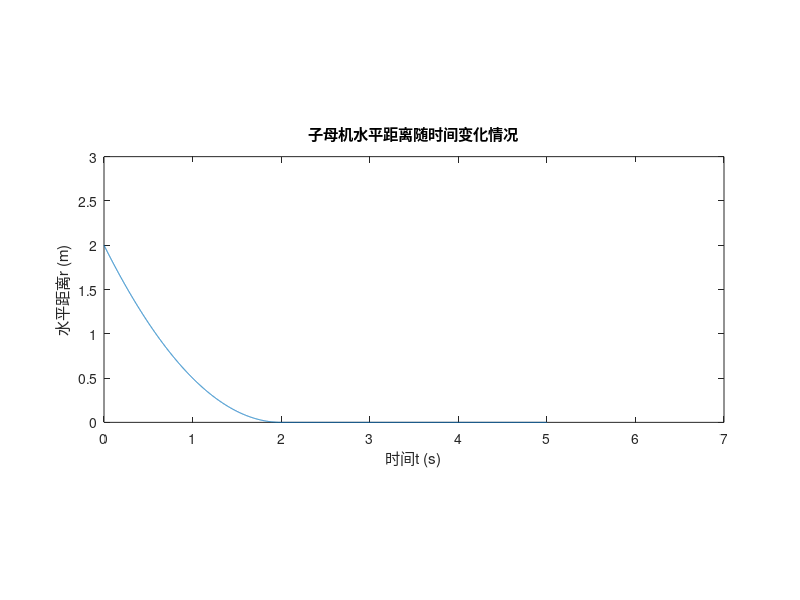
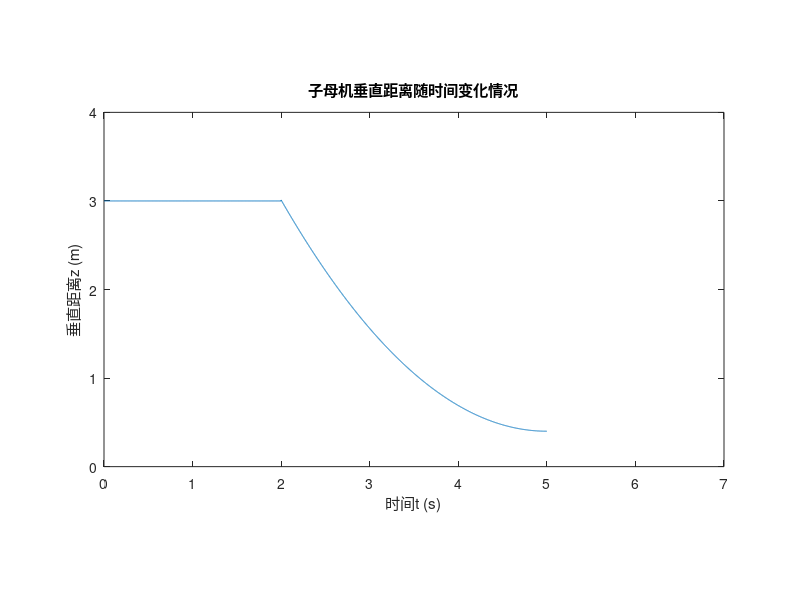
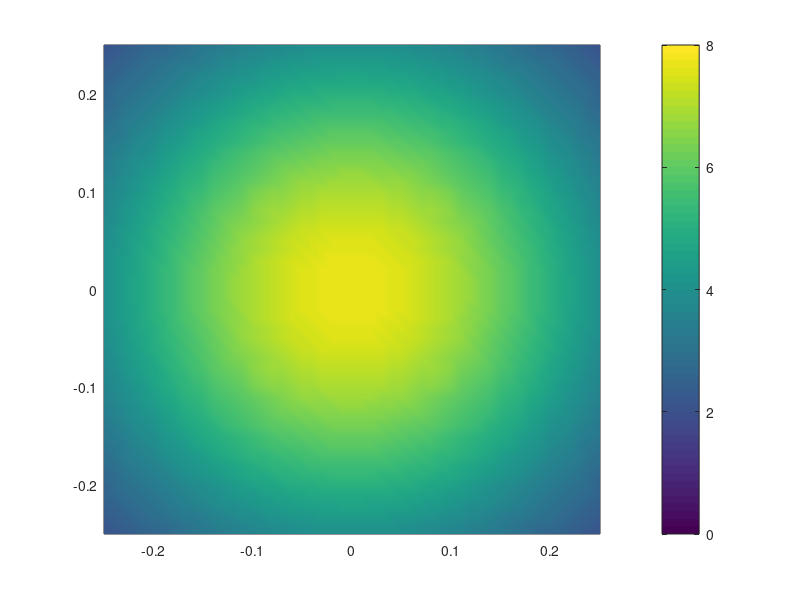

The MATLAB source for these figures, in order:
clear;
clc;
g=9.8;
M=0.6;  %子机质量600g
rou=1.21; %大气密度
A=pi*(0.1016/2)^2; %桨盘面积 桨盘直径10.16cm
L=0.19;  %轴距0.19m
T=M*g;
Cd=1.18;
Cax=3.612; 
Z0=-1.1353;
Crad=24.936;
%************************************************************************
t=(0:0.001:5);
r=zeros(1,length(t));
z=zeros(1,length(t));
b=0*(rand(1,length(t))-0.5);
for i=1:length(t)
  a=0.5*t(i)^2-2*t(i)+2;
   if t(i)<=2
      r(i)=a;
   else
       r(i)=b(i);
   end
   
end
figure(1);
plot(t,r);
axis equal;
axis([0 7 0 3]);
title('子母机水平距离随时间变化情况')
xlabel('时间t (s)')
ylabel('水平距离r (m)')
for i=1:length(t)
  if t(i)>=2
      z(i)=0.29*(t(i)-2)^2-1.74*(t(i)-2)+3.01;
      if t(i)>=5
       z(i)=0.4+b(i);
      end
   else
       z(i)=3+b(i);
   end
   
   
end
figure(2);
plot(t,z)
axis equal;
axis([0 7 0 4]);
title('子母机垂直距离随时间变化情况')
xlabel('时间t (s)')
ylabel('垂直距离z (m)')

%*************************************************************************
figure(3);
for ii=1:30:length(t)
r_distant=r(ii);
z_distant=z(ii);

lx=(-0.25:0.01:0.25);
ly=(-0.25:0.01:0.25);
[LX,LY]=meshgrid(lx,ly);
Vmax_z=sqrt(1.0*T/(2*rou*A))*Cax*L/(z_distant-Z0);
R2=(r_distant+LX).^2+LY.^2;
downwash=Vmax_z*exp(-Crad*R2/(z_distant-Z0)^2);

pcolor(LX,LY,downwash);shading interp;
caxis([0,8]);
colorbar; %加上色条
getframe;

end